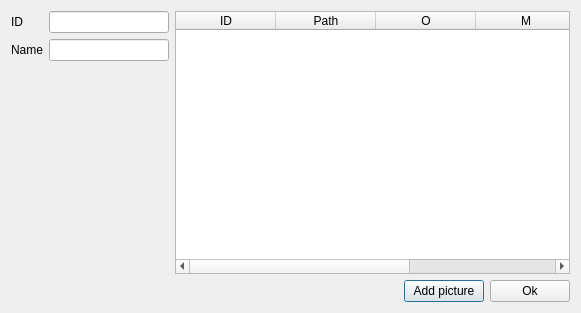
<?xml version="1.0" encoding="UTF-8"?>
<ui version="4.0">
 <class>PersonDialog</class>
 <widget class="QDialog" name="PersonDialog">
  <property name="geometry">
   <rect>
    <x>0</x>
    <y>0</y>
    <width>581</width>
    <height>313</height>
   </rect>
  </property>
  <property name="windowTitle">
   <string>Dialog</string>
  </property>
  <layout class="QVBoxLayout" name="verticalLayout">
   <item>
    <layout class="QHBoxLayout" name="layoutMain" stretch="2,5">
     <item>
      <layout class="QFormLayout" name="formLayout">
       <item row="1" column="0">
        <widget class="QLabel" name="labelName">
         <property name="text">
          <string>Name</string>
         </property>
        </widget>
       </item>
       <item row="1" column="1">
        <widget class="QLineEdit" name="lineName"/>
       </item>
       <item row="0" column="0">
        <widget class="QLabel" name="labelId">
         <property name="text">
          <string>ID</string>
         </property>
        </widget>
       </item>
       <item row="0" column="1">
        <widget class="QLineEdit" name="lineId">
         <property name="readOnly">
          <bool>true</bool>
         </property>
        </widget>
       </item>
      </layout>
     </item>
     <item>
      <widget class="QTableWidget" name="tablePictures">
       <attribute name="horizontalHeaderMinimumSectionSize">
        <number>24</number>
       </attribute>
       <attribute name="verticalHeaderDefaultSectionSize">
        <number>24</number>
       </attribute>
       <column>
        <property name="text">
         <string>ID</string>
        </property>
       </column>
       <column>
        <property name="text">
         <string>Path</string>
        </property>
       </column>
       <column>
        <property name="text">
         <string>O</string>
        </property>
       </column>
       <column>
        <property name="text">
         <string>M</string>
        </property>
       </column>
       <column>
        <property name="text">
         <string>Action</string>
        </property>
       </column>
      </widget>
     </item>
    </layout>
   </item>
   <item>
    <layout class="QHBoxLayout" name="layoutButtons">
     <item>
      <spacer name="horizontalSpacer">
       <property name="orientation">
        <enum>Qt::Horizontal</enum>
       </property>
       <property name="sizeHint" stdset="0">
        <size>
         <width>40</width>
         <height>20</height>
        </size>
       </property>
      </spacer>
     </item>
     <item>
      <widget class="QPushButton" name="buttonAddPicture">
       <property name="text">
        <string>Add picture</string>
       </property>
      </widget>
     </item>
     <item>
      <widget class="QPushButton" name="buttonOk">
       <property name="text">
        <string>Ok</string>
       </property>
      </widget>
     </item>
    </layout>
   </item>
  </layout>
 </widget>
 <resources/>
 <connections>
  <connection>
   <sender>buttonAddPicture</sender>
   <signal>clicked()</signal>
   <receiver>PersonDialog</receiver>
   <slot>addPicture()</slot>
   <hints>
    <hint type="sourcelabel">
     <x>448</x>
     <y>286</y>
    </hint>
    <hint type="destinationlabel">
     <x>450</x>
     <y>275</y>
    </hint>
   </hints>
  </connection>
  <connection>
   <sender>buttonOk</sender>
   <signal>clicked()</signal>
   <receiver>PersonDialog</receiver>
   <slot>accept()</slot>
   <hints>
    <hint type="sourcelabel">
     <x>542</x>
     <y>297</y>
    </hint>
    <hint type="destinationlabel">
     <x>553</x>
     <y>273</y>
    </hint>
   </hints>
  </connection>
 </connections>
 <slots>
  <slot>addPicture()</slot>
 </slots>
</ui>
